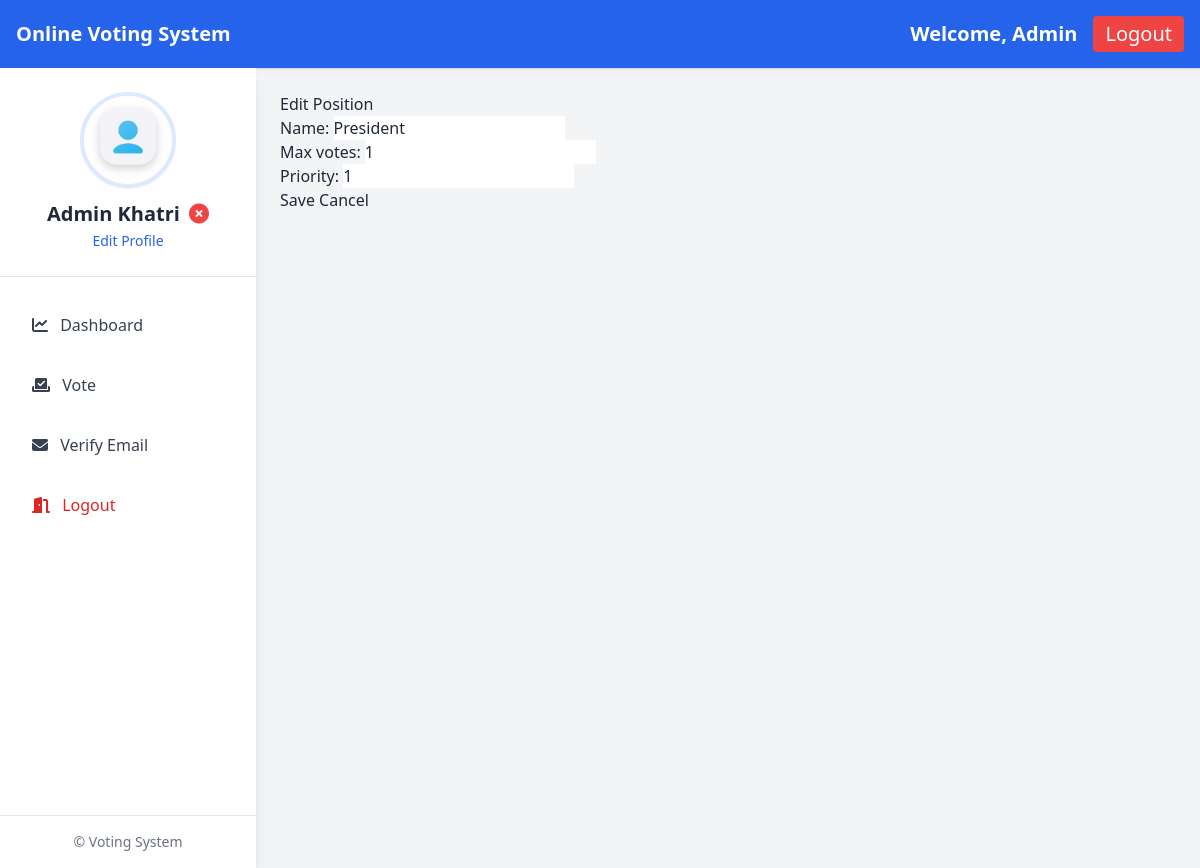
Screenshot of /manage-positions/edit/1/ (signed in) with the database file from the repository.
### core/models.py (models this page shows, shortened)
class Voter(AbstractBaseUser, PermissionsMixin):
    first_name = models.CharField(max_length=30)
    last_name = models.CharField(max_length=30)
    email = models.EmailField(unique=True)
    profile_picture = models.ImageField(upload_to='profile_pics/', default='profile_pics/default.jpg')
    phone = models.CharField(max_length=10, unique=True)
    national_id = models.CharField(max_length=20, unique=True, null=True, blank=True)
    has_voted = models.BooleanField(default=False)
    is_active = models.BooleanField(default=True)
    is_staff = models.BooleanField(default=False)
    is_email_verified = models.BooleanField(default=False)
    USERNAME_FIELD = 'email'
    REQUIRED_FIELDS = ['first_name', 'last_name', 'phone']
    objects = VoterManager()

class Position(models.Model):
    name = models.CharField(max_length=100)
    max_votes = models.PositiveIntegerField()
    priority = models.PositiveIntegerField()
    created_at = models.DateTimeField(auto_now_add=True)
    updated_at = models.DateTimeField(auto_now=True)

### core/views.py (the view)
# urls.py: path('manage-positions/edit/<int:pk>/', core_views.edit_position, name='edit_position'),
@staff_member_required
def edit_position(request, pk):
    position = get_object_or_404(Position, pk=pk)
    if request.method == 'POST':
        form = PositionForm(request.POST, instance=position)
        if form.is_valid():
            form.save()
            return redirect('manage_positions')
    else:
        form = PositionForm(instance=position)
    return render(request, 'admin/position_form.html', {'form': form, 'title': 'Edit Position'})

### core/forms.py
class PositionForm(forms.ModelForm):
    class Meta:
        model = Position
        fields = ['name', 'max_votes', 'priority']

### core/templates/admin/position_form.html (shortened to what this page needs)
{% extends 'base.html' %}
{% block content %}
<h2>{{ title }}</h2>
<form method="post" novalidate>
  {{ form.as_p }}
  <button type="submit" class="btn btn-primary">Save</button>
  <a href="{% url 'manage_positions' %}">Cancel</a>
</form>
{% endblock %}

### core/templates/base.html (shortened to what this page needs)
<!DOCTYPE html>
<html lang="en">
<head>
  <link href="https://cdn.jsdelivr.net/npm/tailwindcss@2.2.19/dist/tailwind.min.css" rel="stylesheet" />
  <link href="https://cdnjs.cloudflare.com/ajax/libs/font-awesome/6.5.0/css/all.min.css" rel="stylesheet" />
</head>
<body class="bg-gray-100 text-gray-800">
  <nav class="bg-blue-600 p-4 text-white text-xl font-semibold shadow flex items-center justify-between">
    <div>Online Voting System</div>
    <div class="hidden md:flex items-center space-x-4">
      <span>Welcome, {{ request.user.first_name }}</span>
      <form method="post" action="{% url 'logout' %}">
        <button type="submit" class="bg-red-500 hover:bg-red-600 px-3 py-1 rounded text-white">Logout</button>
      </form>
    </div>
  </nav>
  <div class="flex min-h-screen">
    <aside class="w-64 bg-white shadow-lg flex flex-col">
      <div class="p-6 text-center border-b border-gray-200">
        <img
          src="{{ request.user.profile_picture.url }}"
          alt="Profile"
          class="w-24 h-24 rounded-full mx-auto border-4 border-blue-100 shadow-sm"
        />
        <h2 class="text-xl font-semibold mt-3">
          {{ request.user.first_name }} {{ request.user.last_name }}
          {% if request.user.is_email_verified %}
            <i class="fa-solid fa-check-circle text-blue-500 ml-1"></i>
          {% else %}
            <i class="fa-solid fa-circle-xmark text-red-500 ml-1"></i>
          {% endif %}
        </h2>
        <a href="{% url 'edit_profile' %}" class="text-sm text-blue-600 hover:underline">Edit Profile</a>
      </div>
      <nav class="flex-grow px-4 mt-6 space-y-3">
        <a href="{% url 'dashboard' %}"
           class="block px-4 py-3 rounded hover:bg-blue-600 transition
           {% if request.resolver_match.url_name == 'dashboard' %} bg-blue-800 text-white {% else %} text-gray-700 {% endif %}">
          <i class="fa-solid fa-chart-line mr-2"></i> Dashboard
        </a>
        <a href="{% url 'vote' %}"
           class="block px-4 py-3 rounded hover:bg-blue-600 transition
           {% if request.resolver_match.url_name == 'vote' %} bg-blue-800 text-white {% else %} text-gray-700 {% endif %}">
          <i class="fa-solid fa-vote-yea mr-2"></i> Vote
        </a>
        <a href="{% url 'verify_email' %}"
           class="block px-4 py-3 rounded hover:bg-blue-600 transition
           {% if request.resolver_match.url_name == 'verify_email' %} bg-blue-800 text-white {% else %} text-gray-700 {% endif %}">
          <i class="fa-solid fa-envelope mr-2"></i> Verify Email
        </a>
        <form method="post" action="{% url 'logout' %}">
          <button type="submit" class="w-full text-left px-4 py-3 rounded hover:bg-red-600 transition text-red-600 hover:text-white">
            <i class="fa-solid fa-door-open mr-2"></i> Logout
          </button>
        </form>
      </nav>
      <div class="p-4 border-t border-gray-200 text-center text-sm text-gray-500">
        &copy; {{ now.year }} Voting System
      </div>
    </aside>
    <main class="flex-1 p-6 overflow-auto">
      {% block content %}
      {% endblock %}
    </main>
  </div>
</body>
</html>

### rows the page displays
Voter: user.first_name "Admin", user.profile_picture (placeholder picture), user.last_name "Khatri"
Position: name "President", max_votes "1", priority "1"

### other values shown
{{ title }} "Edit Position"
